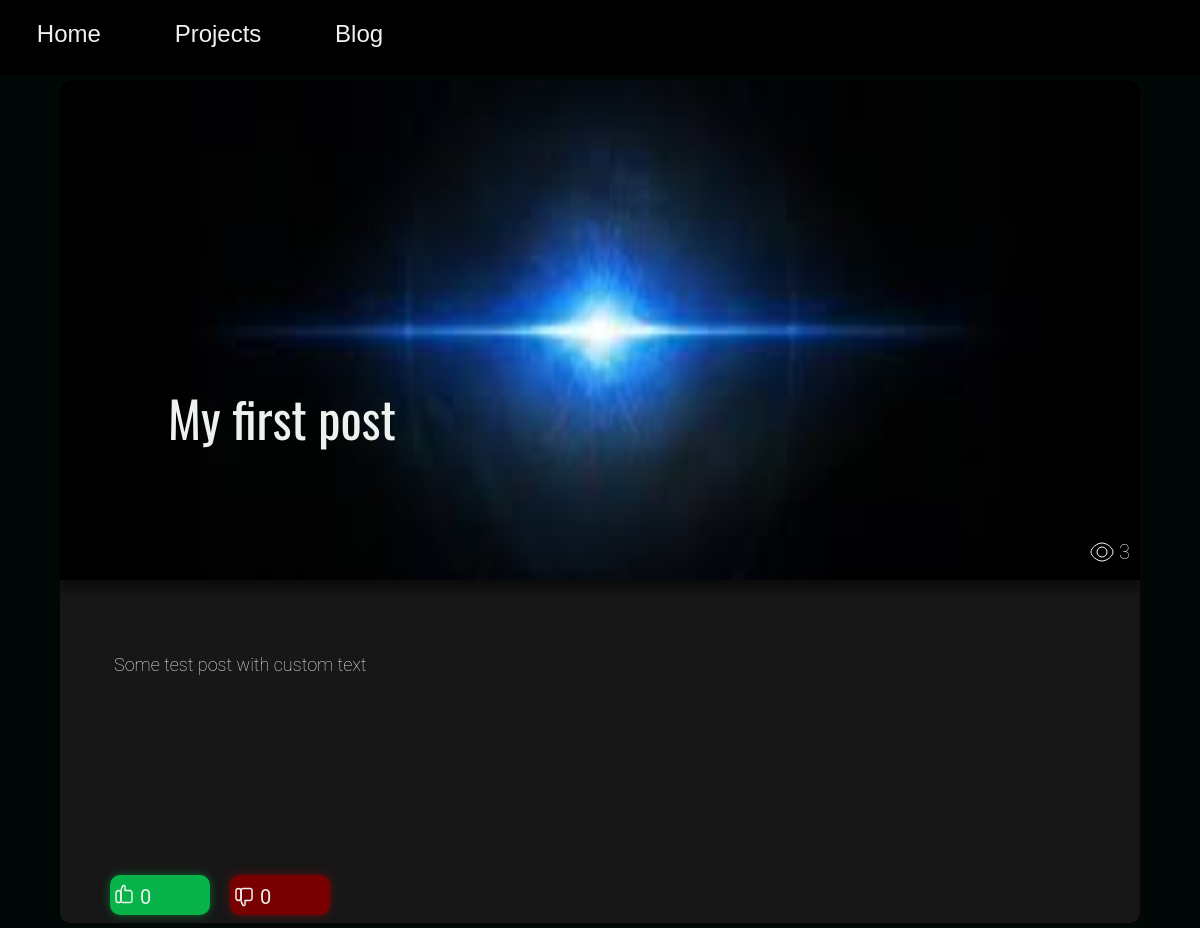
Before: /posts/1 with the older database file.
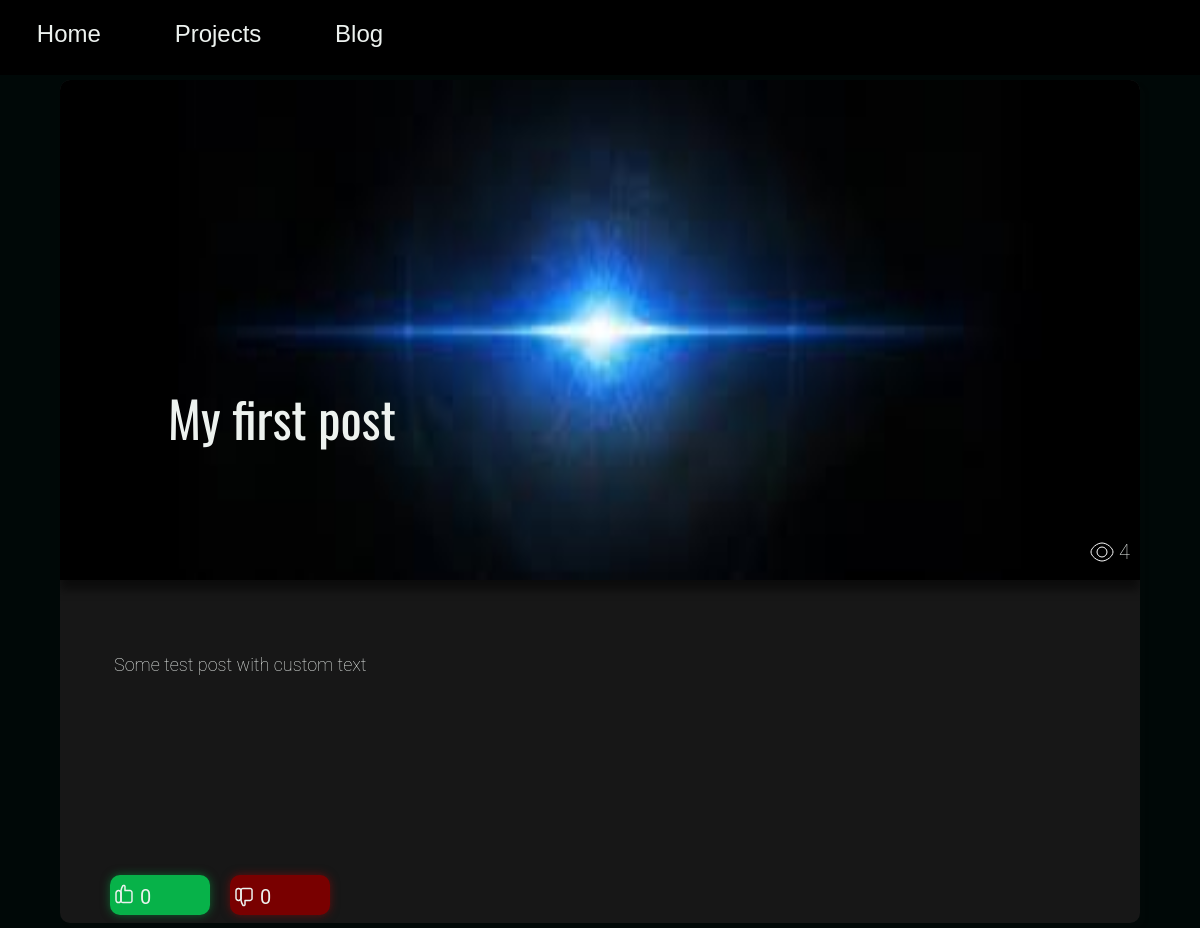
After: the same page with the newer database file.
### app/modules/models/posts.py (models this page shows, shortened)
class Posts(db.Model):
    id = db.Column(db.Integer, primary_key=True)
    header = db.Column(db.String, nullable=False)
    text = db.Column(db.String(120), nullable=False)
    tags = db.Column(db.String(12000), nullable=False)
    preview_img = db.Column(db.String, nullable=False)
    main_img = db.Column(db.String, nullable=False)
    views = db.Column(db.Integer, default=0)
    time_stamp = db.Column(db.DateTime, index=True, default=datetime.utcnow())

### app/routes/pages.py (the view)
@app.route('/posts/<int:post_id>')
def view_post(post_id):
    dashboard_tools.request_handler(ip=request.remote_addr, url=f'/posts/{post_id}')
    post = posts_tools.get_post(post_id)
    posts_tools.add_viewer(post)
    likes = posts_tools.get_likes(post)
    dislikes = posts_tools.get_dislikes(post)
    content_data = content_editor.get_content()
    return render_template(
        'post_template.html',
        post=post,
        content_data=content_data,
        likes=likes,
        dislikes=dislikes
    )

### app/modules/content_editor.py (called while the page is built)
def get_content() -> dict:
    return json.load(open('app/data/content.json', 'r'))

### app/modules/dashboard_tools.py (called while the page is built)
def request_handler(ip: str, url: str) -> None:
    request = {'ip': ip, 'time_stamp': datetime.utcnow().strftime("%Y:%m:%d-%H:%M:%S"), 'url': url}
    print(request)
    add_request_to_list(request)

def get_requests_list() -> list:
    if os.path.exists('app/data/visits/requests.json'):
        try:
            return json.load(open('app/data/visits/requests.json', 'r'))
        except Exception as e:
            return []
    return []

def add_request_to_list(request: dict) -> bool:
    requests = get_requests_list()
    requests.append(request)
    try:
        json.dump(requests, open('app/data/visits/requests.json', 'w'), indent=4)
        return False
    except:
        return False

### app/modules/posts_tools.py (called while the page is built)
def get_post(post_id: int) -> Posts | None:
    return Posts.query.get(post_id)

def add_viewer(post) -> None:
    post.views += 1
    db.session.add(post)
    db.session.commit()

def get_likes(post) -> int:
    return len(Likes.query.filter_by(post_id=post.id).all())

def get_dislikes(post) -> int:
    return len(Dislikes.query.filter_by(post_id=post.id).all())

### app/templates/post_template.html (shortened to what this page needs)
<!DOCTYPE html>
<html lang="en">
<head>
    <link rel="stylesheet" href="{{ url_for('static', filename='css/post_template_style.css') }}">
</head>
<body>
<header id="header">
    <div class="header-items">
        <a href="{{ content_data['blog']['header_links'][0] }}"><h3 class="header-item">{{
            content_data['blog']['headers'][0] }}</h3>
        </a>
        <a href="{{ content_data['blog']['header_links'][1] }}"><h3 class="header-item">{{
            content_data['blog']['headers'][1] }}</h3>
        </a>
        <a href="{{ content_data['blog']['header_links'][2] }}"><h3 class="header-item">{{
            content_data['blog']['headers'][2] }}</h3>
        </a>
    </div>
</header>
<div class="post">
    <div class="post-views">
        <p class="post-text-view">{{ post.views }}</p>
    </div>
    <img src="{{ url_for('static', filename=post.main_img) }}" alt="" class="post-image" loading="lazy">
    <h1 class="post-header">{{ post.header }}</h1>
    <p class="post-text">{{ post.text }}</p>
    <div class="rating-div">
        <a href="/user/add-post-like/{{ post.id }}">
            <p class="vote plus">
                <span class="vote-text">{{ likes }}</span>
            </p>
        </a>
        <a href="/user/add-post-dislike/{{ post.id }}">
            <p class="vote minus">
                <span class="vote-text">{{ dislikes }}</span>
            </p>
        </a>
    </div>
</div>
</body>
</html>

### app/static/css/post_template_style.css (style rules this page uses)
* { margin: 0; padding: 0; scroll-behavior: smooth; outline: none; }
a { text-decoration: none; }
header { width: 100%; height: 75px; background-color: #000000; }
body { background-color: #000807; }
.header-items { width: 35%; display: flex; justify-content: space-around; }
.header-item { font-family: "Cantarell", sans-serif; font-size: 24px; font-weight: 400; color: #EDF2EF; padding-top: 20px; padding-bottom: 10px; cursor: pointer; width: auto; }
.header-item:after { display: block; content: ""; height: 2px; width: 0; background-color: white; transition: width 0.2s ease-in-out; z-index: 10; }
.post { position: relative; width: 90%; height: auto; background-color: #171717; border-radius: 10px; margin: 5px auto; box-shadow: 5px 5px 5px rgba(23, 23, 23, 0.1); box-sizing: border-box; overflow: hidden; }
.post-views { position: absolute; top: 460px; right: 10px; }
.post-icon-view { float: left; }
.post-text-view { float: left; font-family: Roboto, sans-serif; font-size: 20px; font-weight: 200; line-height: 24px; padding-left: 5px; color: #EDF2EF; }
.post-image { display: block; width: 100%; height: 500px; border-radius: 10px 10px 0 0; box-shadow: 0 10px 10px rgba(0, 0, 0, 0.5); }
.post-header { font-family: Oswald, sans-serif; font-weight: 400; font-size: 50px; margin-left: 10%; margin-top: -200px; color: #EDF2EF; max-width: 50%; }
.post-text { font-family: Roboto, sans-serif; font-weight: 200; font-size: 18px; color: #EDF2EF; width: 90%; margin: 200px auto; }
.rating-div { width: 220px; height: 48px; margin-left: 50px; display: flex; justify-content: space-between; }
.vote { display: block; position: relative; color: #EDF2EF; width: 100px; height: 40px; border-radius: 10px; cursor: pointer; }
.vote-text { position: absolute; font-family: Roboto, sans-serif; font-size: 20px; font-weight: 400; top: 10px; left: 30px; }
.like { padding-left: 2px; padding-top: 7px; }
.dislike { padding-left: 2px; padding-top: 10px; }
.plus { background-color: #07b249; box-shadow: 0 0 10px rgba(7, 178, 73, 0.5); }
.minus { background-color: #790000; box-shadow: 0 0 10px rgba(178, 7, 7, 0.5); }

Changed rows visible on the page:
changed Posts "My first post": views "3" → "4"
